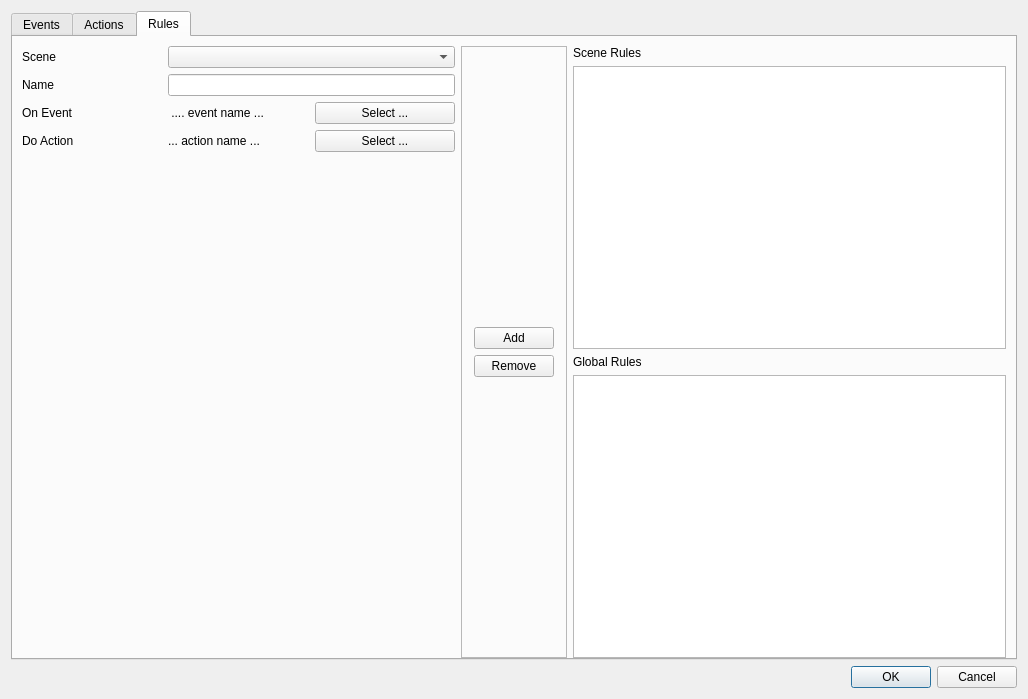
<?xml version="1.0" encoding="UTF-8"?>
<ui version="4.0">
 <class>Dialog</class>
 <widget class="QDialog" name="Dialog">
  <property name="geometry">
   <rect>
    <x>0</x>
    <y>0</y>
    <width>1028</width>
    <height>699</height>
   </rect>
  </property>
  <property name="windowTitle">
   <string>Dialog</string>
  </property>
  <layout class="QVBoxLayout" name="verticalLayout">
   <item>
    <widget class="QTabWidget" name="tabWidget">
     <property name="font">
      <font>
       <underline>false</underline>
      </font>
     </property>
     <property name="currentIndex">
      <number>2</number>
     </property>
     <widget class="QWidget" name="events_tab">
      <property name="font">
       <font>
        <underline>false</underline>
       </font>
      </property>
      <attribute name="title">
       <string>Events</string>
      </attribute>
      <layout class="QHBoxLayout" name="horizontalLayout">
       <property name="spacing">
        <number>-1</number>
       </property>
       <property name="leftMargin">
        <number>20</number>
       </property>
       <property name="bottomMargin">
        <number>0</number>
       </property>
       <item>
        <widget class="QFrame" name="frame_2">
         <property name="sizePolicy">
          <sizepolicy hsizetype="Preferred" vsizetype="Preferred">
           <horstretch>50</horstretch>
           <verstretch>0</verstretch>
          </sizepolicy>
         </property>
         <property name="frameShape">
          <enum>QFrame::NoFrame</enum>
         </property>
         <property name="frameShadow">
          <enum>QFrame::Plain</enum>
         </property>
         <property name="lineWidth">
          <number>0</number>
         </property>
         <layout class="QGridLayout" name="gridLayout" columnstretch="0,0,0,0">
          <property name="leftMargin">
           <number>0</number>
          </property>
          <property name="topMargin">
           <number>0</number>
          </property>
          <property name="rightMargin">
           <number>0</number>
          </property>
          <property name="bottomMargin">
           <number>0</number>
          </property>
          <item row="0" column="0">
           <widget class="QLabel" name="label_6">
            <property name="text">
             <string>Scene</string>
            </property>
            <property name="alignment">
             <set>Qt::AlignLeading|Qt::AlignLeft|Qt::AlignVCenter</set>
            </property>
           </widget>
          </item>
          <item row="3" column="0">
           <widget class="QLabel" name="label_11">
            <property name="text">
             <string>Name</string>
            </property>
           </widget>
          </item>
          <item row="4" column="3">
           <widget class="QPushButton" name="select_event_target_btn">
            <property name="text">
             <string>Select ...</string>
            </property>
           </widget>
          </item>
          <item row="8" column="2">
           <spacer name="verticalSpacer">
            <property name="orientation">
             <enum>Qt::Vertical</enum>
            </property>
            <property name="sizeHint" stdset="0">
             <size>
              <width>20</width>
              <height>40</height>
             </size>
            </property>
           </spacer>
          </item>
          <item row="4" column="0">
           <widget class="QLabel" name="label_8">
            <property name="text">
             <string>Target</string>
            </property>
           </widget>
          </item>
          <item row="4" column="1" colspan="2">
           <widget class="QLabel" name="event_target_label">
            <property name="text">
             <string>Select event target ...</string>
            </property>
           </widget>
          </item>
          <item row="3" column="1" colspan="3">
           <widget class="QLineEdit" name="event_name_text"/>
          </item>
          <item row="0" column="1" colspan="3">
           <widget class="QComboBox" name="event_scenes_combo"/>
          </item>
          <item row="7" column="0" colspan="4">
           <widget class="QFrame" name="event_properties_frame">
            <property name="frameShape">
             <enum>QFrame::StyledPanel</enum>
            </property>
            <property name="frameShadow">
             <enum>QFrame::Raised</enum>
            </property>
            <layout class="QGridLayout" name="gridLayout_4">
             <item row="0" column="0">
              <widget class="QLabel" name="label">
               <property name="font">
                <font>
                 <underline>true</underline>
                </font>
               </property>
               <property name="text">
                <string>Properties</string>
               </property>
              </widget>
             </item>
            </layout>
           </widget>
          </item>
          <item row="1" column="0">
           <widget class="QLabel" name="label_7">
            <property name="text">
             <string>Event Type</string>
            </property>
           </widget>
          </item>
          <item row="1" column="1" colspan="3">
           <widget class="QComboBox" name="event_type_combo"/>
          </item>
         </layout>
        </widget>
       </item>
       <item>
        <widget class="QFrame" name="frame_7">
         <property name="frameShape">
          <enum>QFrame::StyledPanel</enum>
         </property>
         <property name="frameShadow">
          <enum>QFrame::Plain</enum>
         </property>
         <property name="lineWidth">
          <number>1</number>
         </property>
         <layout class="QVBoxLayout" name="verticalLayout_6">
          <property name="leftMargin">
           <number>12</number>
          </property>
          <property name="topMargin">
           <number>12</number>
          </property>
          <property name="rightMargin">
           <number>12</number>
          </property>
          <property name="bottomMargin">
           <number>12</number>
          </property>
          <item>
           <spacer name="verticalSpacer_2">
            <property name="orientation">
             <enum>Qt::Vertical</enum>
            </property>
            <property name="sizeHint" stdset="0">
             <size>
              <width>20</width>
              <height>40</height>
             </size>
            </property>
           </spacer>
          </item>
          <item>
           <widget class="QPushButton" name="add_event_btn">
            <property name="text">
             <string>Add</string>
            </property>
           </widget>
          </item>
          <item>
           <widget class="QPushButton" name="remove_event_btn">
            <property name="text">
             <string>Remove</string>
            </property>
           </widget>
          </item>
          <item>
           <spacer name="verticalSpacer_3">
            <property name="orientation">
             <enum>Qt::Vertical</enum>
            </property>
            <property name="sizeHint" stdset="0">
             <size>
              <width>20</width>
              <height>40</height>
             </size>
            </property>
           </spacer>
          </item>
         </layout>
        </widget>
       </item>
       <item>
        <widget class="QFrame" name="frame_4">
         <property name="sizePolicy">
          <sizepolicy hsizetype="Preferred" vsizetype="Preferred">
           <horstretch>50</horstretch>
           <verstretch>0</verstretch>
          </sizepolicy>
         </property>
         <property name="frameShape">
          <enum>QFrame::NoFrame</enum>
         </property>
         <property name="frameShadow">
          <enum>QFrame::Plain</enum>
         </property>
         <property name="lineWidth">
          <number>0</number>
         </property>
         <layout class="QVBoxLayout" name="verticalLayout_3">
          <property name="leftMargin">
           <number>0</number>
          </property>
          <property name="topMargin">
           <number>0</number>
          </property>
          <property name="rightMargin">
           <number>0</number>
          </property>
          <property name="bottomMargin">
           <number>0</number>
          </property>
          <item>
           <widget class="QLabel" name="label_4">
            <property name="text">
             <string>Scene Events</string>
            </property>
           </widget>
          </item>
          <item>
           <widget class="QListView" name="scene_events_list"/>
          </item>
          <item>
           <widget class="QLabel" name="label_5">
            <property name="text">
             <string>Global Events</string>
            </property>
           </widget>
          </item>
          <item>
           <widget class="QListView" name="global_events_list"/>
          </item>
         </layout>
        </widget>
       </item>
      </layout>
     </widget>
     <widget class="QWidget" name="actions_tab">
      <property name="font">
       <font>
        <underline>false</underline>
       </font>
      </property>
      <attribute name="title">
       <string>Actions</string>
      </attribute>
      <layout class="QHBoxLayout" name="horizontalLayout_2">
       <property name="bottomMargin">
        <number>0</number>
       </property>
       <item>
        <widget class="QFrame" name="frame_3">
         <property name="sizePolicy">
          <sizepolicy hsizetype="Preferred" vsizetype="Preferred">
           <horstretch>50</horstretch>
           <verstretch>0</verstretch>
          </sizepolicy>
         </property>
         <property name="frameShape">
          <enum>QFrame::NoFrame</enum>
         </property>
         <property name="frameShadow">
          <enum>QFrame::Plain</enum>
         </property>
         <property name="lineWidth">
          <number>0</number>
         </property>
         <layout class="QGridLayout" name="gridLayout_2">
          <property name="leftMargin">
           <number>0</number>
          </property>
          <property name="topMargin">
           <number>0</number>
          </property>
          <property name="rightMargin">
           <number>0</number>
          </property>
          <property name="bottomMargin">
           <number>0</number>
          </property>
          <item row="3" column="0">
           <widget class="QLabel" name="label_13">
            <property name="text">
             <string>Action Type</string>
            </property>
           </widget>
          </item>
          <item row="4" column="1">
           <widget class="QLineEdit" name="action_name_text"/>
          </item>
          <item row="7" column="0" colspan="2">
           <spacer name="verticalSpacer_6">
            <property name="orientation">
             <enum>Qt::Vertical</enum>
            </property>
            <property name="sizeHint" stdset="0">
             <size>
              <width>20</width>
              <height>40</height>
             </size>
            </property>
           </spacer>
          </item>
          <item row="4" column="0">
           <widget class="QLabel" name="label_2">
            <property name="text">
             <string>Name</string>
            </property>
           </widget>
          </item>
          <item row="6" column="0" colspan="2">
           <widget class="QFrame" name="action_properties_frame">
            <property name="frameShape">
             <enum>QFrame::StyledPanel</enum>
            </property>
            <property name="frameShadow">
             <enum>QFrame::Raised</enum>
            </property>
            <layout class="QGridLayout" name="gridLayout_3">
             <item row="0" column="0">
              <widget class="QLabel" name="label_14">
               <property name="font">
                <font>
                 <underline>true</underline>
                </font>
               </property>
               <property name="text">
                <string>Properties</string>
               </property>
              </widget>
             </item>
            </layout>
           </widget>
          </item>
          <item row="3" column="1">
           <widget class="QComboBox" name="action_type_combo"/>
          </item>
          <item row="2" column="0">
           <widget class="QLabel" name="label_12">
            <property name="text">
             <string>Scene</string>
            </property>
            <property name="alignment">
             <set>Qt::AlignLeading|Qt::AlignLeft|Qt::AlignVCenter</set>
            </property>
           </widget>
          </item>
          <item row="2" column="1">
           <widget class="QComboBox" name="action_scenes_combo"/>
          </item>
         </layout>
        </widget>
       </item>
       <item>
        <widget class="QFrame" name="frame_6">
         <property name="frameShape">
          <enum>QFrame::StyledPanel</enum>
         </property>
         <property name="frameShadow">
          <enum>QFrame::Plain</enum>
         </property>
         <property name="lineWidth">
          <number>0</number>
         </property>
         <property name="midLineWidth">
          <number>0</number>
         </property>
         <layout class="QVBoxLayout" name="verticalLayout_7">
          <item>
           <spacer name="verticalSpacer_5">
            <property name="orientation">
             <enum>Qt::Vertical</enum>
            </property>
            <property name="sizeHint" stdset="0">
             <size>
              <width>20</width>
              <height>40</height>
             </size>
            </property>
           </spacer>
          </item>
          <item>
           <widget class="QPushButton" name="add_action_btn">
            <property name="text">
             <string>Add</string>
            </property>
           </widget>
          </item>
          <item>
           <widget class="QPushButton" name="remove_action_btn">
            <property name="text">
             <string>Remove</string>
            </property>
           </widget>
          </item>
          <item>
           <spacer name="verticalSpacer_4">
            <property name="orientation">
             <enum>Qt::Vertical</enum>
            </property>
            <property name="sizeHint" stdset="0">
             <size>
              <width>20</width>
              <height>246</height>
             </size>
            </property>
           </spacer>
          </item>
         </layout>
        </widget>
       </item>
       <item>
        <widget class="QFrame" name="frame_5">
         <property name="sizePolicy">
          <sizepolicy hsizetype="Preferred" vsizetype="Preferred">
           <horstretch>50</horstretch>
           <verstretch>0</verstretch>
          </sizepolicy>
         </property>
         <property name="frameShape">
          <enum>QFrame::NoFrame</enum>
         </property>
         <property name="frameShadow">
          <enum>QFrame::Plain</enum>
         </property>
         <property name="lineWidth">
          <number>0</number>
         </property>
         <layout class="QVBoxLayout" name="verticalLayout_5">
          <property name="leftMargin">
           <number>0</number>
          </property>
          <property name="topMargin">
           <number>0</number>
          </property>
          <property name="rightMargin">
           <number>0</number>
          </property>
          <property name="bottomMargin">
           <number>0</number>
          </property>
          <item>
           <widget class="QLabel" name="label_9">
            <property name="text">
             <string>Scene Actions</string>
            </property>
           </widget>
          </item>
          <item>
           <widget class="QListView" name="scene_actions_list"/>
          </item>
          <item>
           <widget class="QLabel" name="label_10">
            <property name="text">
             <string>Global Actions</string>
            </property>
           </widget>
          </item>
          <item>
           <widget class="QListView" name="global_actions_list"/>
          </item>
         </layout>
        </widget>
       </item>
      </layout>
     </widget>
     <widget class="QWidget" name="rules_tab">
      <property name="font">
       <font>
        <underline>false</underline>
       </font>
      </property>
      <attribute name="title">
       <string>Rules</string>
      </attribute>
      <layout class="QHBoxLayout" name="horizontalLayout_3">
       <property name="bottomMargin">
        <number>0</number>
       </property>
       <item>
        <widget class="QFrame" name="frame">
         <property name="frameShape">
          <enum>QFrame::NoFrame</enum>
         </property>
         <property name="frameShadow">
          <enum>QFrame::Plain</enum>
         </property>
         <property name="lineWidth">
          <number>0</number>
         </property>
         <layout class="QHBoxLayout" name="horizontalLayout_4">
          <property name="leftMargin">
           <number>0</number>
          </property>
          <property name="topMargin">
           <number>0</number>
          </property>
          <property name="rightMargin">
           <number>0</number>
          </property>
          <property name="bottomMargin">
           <number>0</number>
          </property>
          <item>
           <widget class="QFrame" name="frame_8">
            <property name="sizePolicy">
             <sizepolicy hsizetype="Preferred" vsizetype="Preferred">
              <horstretch>50</horstretch>
              <verstretch>0</verstretch>
             </sizepolicy>
            </property>
            <property name="frameShape">
             <enum>QFrame::Box</enum>
            </property>
            <property name="frameShadow">
             <enum>QFrame::Plain</enum>
            </property>
            <property name="lineWidth">
             <number>0</number>
            </property>
            <layout class="QGridLayout" name="gridLayout_5">
             <property name="leftMargin">
              <number>0</number>
             </property>
             <property name="topMargin">
              <number>0</number>
             </property>
             <property name="rightMargin">
              <number>0</number>
             </property>
             <property name="bottomMargin">
              <number>0</number>
             </property>
             <item row="5" column="0" colspan="2">
              <spacer name="verticalSpacer_7">
               <property name="orientation">
                <enum>Qt::Vertical</enum>
               </property>
               <property name="sizeHint" stdset="0">
                <size>
                 <width>20</width>
                 <height>40</height>
                </size>
               </property>
              </spacer>
             </item>
             <item row="3" column="0">
              <widget class="QLabel" name="label_16">
               <property name="text">
                <string>On Event</string>
               </property>
              </widget>
             </item>
             <item row="4" column="2">
              <widget class="QPushButton" name="select_rule_action_btn">
               <property name="text">
                <string>Select ...</string>
               </property>
              </widget>
             </item>
             <item row="0" column="0">
              <widget class="QLabel" name="label_15">
               <property name="text">
                <string>Scene</string>
               </property>
               <property name="alignment">
                <set>Qt::AlignLeading|Qt::AlignLeft|Qt::AlignVCenter</set>
               </property>
              </widget>
             </item>
             <item row="4" column="1">
              <widget class="QLabel" name="rule_action_name_text">
               <property name="text">
                <string>... action name ...</string>
               </property>
              </widget>
             </item>
             <item row="3" column="2">
              <widget class="QPushButton" name="select_rule_event_btn">
               <property name="text">
                <string>Select ...</string>
               </property>
              </widget>
             </item>
             <item row="4" column="0">
              <widget class="QLabel" name="label_17">
               <property name="text">
                <string>Do Action</string>
               </property>
              </widget>
             </item>
             <item row="3" column="1">
              <widget class="QLabel" name="rule_event_name_text">
               <property name="text">
                <string> .... event name ...</string>
               </property>
              </widget>
             </item>
             <item row="0" column="1" colspan="2">
              <widget class="QComboBox" name="rule_scenes_combo"/>
             </item>
             <item row="1" column="0">
              <widget class="QLabel" name="label_3">
               <property name="text">
                <string>Name</string>
               </property>
              </widget>
             </item>
             <item row="1" column="1" colspan="2">
              <widget class="QLineEdit" name="rule_name_text"/>
             </item>
            </layout>
           </widget>
          </item>
          <item>
           <widget class="QFrame" name="frame_9">
            <property name="frameShape">
             <enum>QFrame::StyledPanel</enum>
            </property>
            <property name="frameShadow">
             <enum>QFrame::Raised</enum>
            </property>
            <property name="lineWidth">
             <number>1</number>
            </property>
            <layout class="QVBoxLayout" name="verticalLayout_8">
             <property name="leftMargin">
              <number>12</number>
             </property>
             <property name="topMargin">
              <number>12</number>
             </property>
             <property name="rightMargin">
              <number>12</number>
             </property>
             <property name="bottomMargin">
              <number>12</number>
             </property>
             <item>
              <spacer name="verticalSpacer_8">
               <property name="orientation">
                <enum>Qt::Vertical</enum>
               </property>
               <property name="sizeHint" stdset="0">
                <size>
                 <width>20</width>
                 <height>40</height>
                </size>
               </property>
              </spacer>
             </item>
             <item>
              <widget class="QPushButton" name="add_rule_btn">
               <property name="text">
                <string>Add</string>
               </property>
              </widget>
             </item>
             <item>
              <widget class="QPushButton" name="remove_rule_btn">
               <property name="text">
                <string>Remove</string>
               </property>
              </widget>
             </item>
             <item>
              <spacer name="verticalSpacer_9">
               <property name="orientation">
                <enum>Qt::Vertical</enum>
               </property>
               <property name="sizeHint" stdset="0">
                <size>
                 <width>20</width>
                 <height>236</height>
                </size>
               </property>
              </spacer>
             </item>
            </layout>
           </widget>
          </item>
          <item>
           <widget class="QFrame" name="frame_10">
            <property name="sizePolicy">
             <sizepolicy hsizetype="Preferred" vsizetype="Preferred">
              <horstretch>50</horstretch>
              <verstretch>0</verstretch>
             </sizepolicy>
            </property>
            <property name="frameShape">
             <enum>QFrame::NoFrame</enum>
            </property>
            <property name="frameShadow">
             <enum>QFrame::Plain</enum>
            </property>
            <property name="lineWidth">
             <number>0</number>
            </property>
            <layout class="QVBoxLayout" name="verticalLayout_9">
             <property name="leftMargin">
              <number>0</number>
             </property>
             <property name="topMargin">
              <number>0</number>
             </property>
             <property name="rightMargin">
              <number>0</number>
             </property>
             <property name="bottomMargin">
              <number>0</number>
             </property>
             <item>
              <widget class="QLabel" name="label_18">
               <property name="text">
                <string>Scene Rules</string>
               </property>
              </widget>
             </item>
             <item>
              <widget class="QListView" name="scene_rules_list"/>
             </item>
             <item>
              <widget class="QLabel" name="label_19">
               <property name="text">
                <string>Global Rules</string>
               </property>
              </widget>
             </item>
             <item>
              <widget class="QListView" name="global_rules_list"/>
             </item>
            </layout>
           </widget>
          </item>
         </layout>
        </widget>
       </item>
      </layout>
     </widget>
    </widget>
   </item>
   <item>
    <widget class="QDialogButtonBox" name="buttonBox">
     <property name="orientation">
      <enum>Qt::Horizontal</enum>
     </property>
     <property name="standardButtons">
      <set>QDialogButtonBox::Cancel|QDialogButtonBox::Ok</set>
     </property>
    </widget>
   </item>
  </layout>
 </widget>
 <resources/>
 <connections>
  <connection>
   <sender>buttonBox</sender>
   <signal>accepted()</signal>
   <receiver>Dialog</receiver>
   <slot>accept()</slot>
   <hints>
    <hint type="sourcelabel">
     <x>248</x>
     <y>254</y>
    </hint>
    <hint type="destinationlabel">
     <x>157</x>
     <y>274</y>
    </hint>
   </hints>
  </connection>
  <connection>
   <sender>buttonBox</sender>
   <signal>rejected()</signal>
   <receiver>Dialog</receiver>
   <slot>reject()</slot>
   <hints>
    <hint type="sourcelabel">
     <x>316</x>
     <y>260</y>
    </hint>
    <hint type="destinationlabel">
     <x>286</x>
     <y>274</y>
    </hint>
   </hints>
  </connection>
 </connections>
</ui>
